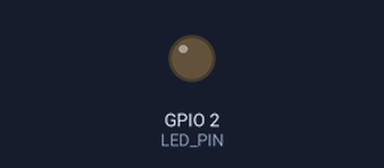
The sketch below on a simulated ESP32. On the bench: output pins drawn as LEDs (lit = HIGH). What the sketch prints to the serial monitor is not drawn.

Above: at 2.0 s.
At 6.03 s:
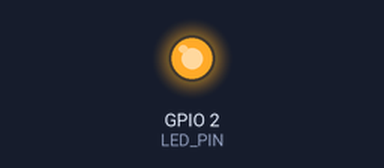
Timing chart, 0 to 7.9 s (numbered marks = the images above):
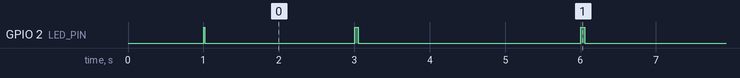

The sketch:

signal_transmitter.ino
```cpp
/**
 * ESP-NOW Signal Hunt Transmitter
 * IEEE APS CUSAT Educational Event
 *
 * This code implements a wireless transmitter using ESP32 and ESP-NOW protocol.
 * The transmitter broadcasts its identity at regular intervals, allowing receivers
 * to detect and locate it. Each transmitter has a unique ID, name, and point value.
 *
 * Hardware Requirements:
 * - ESP32 DevKit board
 * - Power via battery or USB
 *
 * Author: IEEE APS CUSAT Student Branch
 * Date: 2025-07-02
 * Version: 1.0
 */

#include <esp_now.h>  // Include ESP-NOW library for direct device-to-device communication
#include <WiFi.h>     // WiFi library required for ESP-NOW operation

//============== TRANSMITTER CONFIGURATION ==============//
// !!! IMPORTANT: Change these values for each transmitter you deploy !!!
#define TRANSMITTER_ID 1003        // Unique identifier (1001-1006)
#define TRANSMITTER_NAME "Gamma"   // Human-readable name
#define TRANSMITTER_POINTS 20      // Points awarded when found

// Broadcast address (FF:FF:FF:FF:FF:FF sends to all ESP-NOW receivers)
// This is similar to a radio broadcast that any receiver can pick up
uint8_t broadcastAddress[] = {0xFF, 0xFF, 0xFF, 0xFF, 0xFF, 0xFF};

// Transmission timing
#define TRANSMIT_INTERVAL 3000     // Time between transmissions in milliseconds (3 seconds)

// LED configuration for visual feedback
#define LED_PIN 2                  // Built-in LED on most ESP32 boards

//============== DATA STRUCTURE ==============//
// This structure defines the data packet that will be sent via ESP-NOW
// Must match exactly with the receiver's expected format
typedef struct {
  unsigned long id;                // Unique transmitter identifier
  char name[10];                   // Human-readable name (9 chars + null terminator)
  int points;                      // Point value when discovered
  unsigned long timestamp;         // Current time when packet was sent
} SignalData;

// Create an instance of the data structure
SignalData myData;

// Track the last transmission time
unsigned long lastSendTime = 0;

/**
 * ESP-NOW Send Callback Function
 *
 * This function is automatically called after each ESP-NOW transmission attempt
 * It provides visual feedback via the LED about transmission success/failure
 *
 * @param mac_addr  MAC address of the recipient
 * @param status    Status of the transmission (success or failure)
 */
// FIXED callback for ESP-IDF v5.x / latest ESP32 Arduino core
void OnDataSent(const wifi_tx_info_t *info, esp_now_send_status_t status) {
  if (status == ESP_NOW_SEND_SUCCESS) {
    // Transmission successful - single short LED blink
    Serial.println("✓ Transmission sent successfully");
    digitalWrite(LED_PIN, HIGH);
    delay(50);
    digitalWrite(LED_PIN, LOW);
  } else {
    // Transmission failed - triple blink error pattern
    Serial.println("✗ Error sending transmission");
    for (int i = 0; i < 3; i++) {
      digitalWrite(LED_PIN, HIGH);
      delay(50);
      digitalWrite(LED_PIN, LOW);
      delay(50);
    }
  }
}


/**
 * Setup Function - Runs once at startup
 *
 * Initializes all hardware and software components:
 * - Serial communication for debugging
 * - LED for visual status indication
 * - WiFi in station mode for ESP-NOW
 * - ESP-NOW protocol and peer registration
 * - Data structure initialization
 */
void setup() {
  // Initialize Serial Monitor for debugging
  Serial.begin(115200);
  delay(1000); // Give serial time to start

  // Print startup banner and configuration
  Serial.println("\n\n=============================");
  Serial.println("ESP-NOW TRANSMITTER STARTING");
  Serial.println("=============================");
  Serial.print("Transmitter: ");
  Serial.print(TRANSMITTER_NAME);
  Serial.print(" (ID: ");
  Serial.print(TRANSMITTER_ID);
  Serial.print(", Points: ");
  Serial.print(TRANSMITTER_POINTS);
  Serial.println(")");

  // Configure LED pin
  pinMode(LED_PIN, OUTPUT);
  digitalWrite(LED_PIN, HIGH); // Turn on LED during setup to indicate activity

  // Initialize WiFi in Station mode (required for ESP-NOW)
  // ESP-NOW works in WiFi station mode without connecting to an access point
  WiFi.mode(WIFI_STA);

  // Print MAC address for identification/debugging
  Serial.print("MAC Address: ");
  Serial.println(WiFi.macAddress());

  // Initialize ESP-NOW protocol with error checking
  Serial.println("Initializing ESP-NOW...");
  if (esp_now_init() != ESP_OK) {
    Serial.println("ERROR: ESP-NOW initialization failed!");
    // If ESP-NOW fails to initialize, enter error loop with rapid LED blinking
    while (1) {
      digitalWrite(LED_PIN, HIGH);
      delay(100);
      digitalWrite(LED_PIN, LOW);
      delay(100);
    }
  }
  Serial.println("ESP-NOW initialized successfully");

  // Register callback function for when data is sent
  esp_now_register_send_cb(OnDataSent);

  // Register the peer device (in this case, broadcast to all receivers)
  esp_now_peer_info_t peerInfo = {};
  memcpy(peerInfo.peer_addr, broadcastAddress, 6);
  peerInfo.channel = 0;  // Use WiFi channel 0 (automatic)
  peerInfo.encrypt = false; // No encryption for broadcast

  // Add the peer with error checking
  Serial.println("Registering broadcast peer...");
  if (esp_now_add_peer(&peerInfo) != ESP_OK) {
    Serial.println("ERROR: Failed to add broadcast peer");
    // If peer registration fails, enter error loop with slow LED blinking
    while (1) {
      digitalWrite(LED_PIN, HIGH);
      delay(300);
      digitalWrite(LED_PIN, LOW);
      delay(300);
    }
  }
  Serial.println("Broadcast peer added successfully");

  // Prepare data structure with transmitter information
  // This information will be sent with every transmission
  myData.id = TRANSMITTER_ID;
  strncpy(myData.name, TRANSMITTER_NAME, 9); // Copy name safely
  myData.name[9] = '\0'; // Ensure null termination
  myData.points = TRANSMITTER_POINTS;

  // Setup complete - turn off LED
  digitalWrite(LED_PIN, LOW);

  Serial.println("Transmitter initialized and ready to broadcast");
  Serial.println("------------------------------");
}

/**
 * Main Loop Function - Runs continuously
 *
 * This function:
 * - Checks if it's time to send a new transmission
 * - Updates the timestamp for each new transmission
 * - Sends the data packet via ESP-NOW broadcast
 */
void loop() {
  // Get current time in milliseconds
  unsigned long currentTime = millis();

  // Check if it's time for a new transmission
  // This creates a regular interval between transmissions
  if (currentTime - lastSendTime > TRANSMIT_INTERVAL) {
    // Update timestamp in the data packet to current time
    myData.timestamp = currentTime;

    Serial.print("Sending transmission... ");

    // Send the data packet via ESP-NOW
    // This broadcasts to all ESP-NOW receivers in range
    esp_err_t result = esp_now_send(broadcastAddress, (uint8_t *)&myData, sizeof(myData));

    // Check if send command was successful
    // Note: This doesn't guarantee delivery, just that the command was accepted
    if (result != ESP_OK) {
      Serial.println("ERROR: Send failed with code " + String(result));
    }

    // Update the last send time
    lastSendTime = currentTime;
  }

  // No delay needed here - the timing is handled by checking lastSendTime
  // This allows the CPU to handle other tasks between transmissions
}
```

Measured:
- by itself, GPIO 2 (LED_PIN): repeats every 3.0 s: HIGH 0.05 s, LOW 3.0 s
